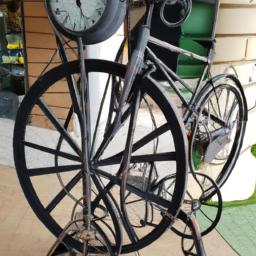
#> input picture test_data/ai_platform_testset/ai_generated/dalle2_007.jpg, 256 x 256 px; its folder holds only this picture in this run
$ python -i visible_watermark_detector.py   (imports and definitions only)
#> lines starting #> are read from the running program, lines starting #| are printed output that depends on the picture
# -*- coding: utf-8 -*-
"""
可见水印 OCR 检测模块
对图像四角进行多尺度裁剪 + EasyOCR 文字识别，判断是否包含 AI 平台水印/签名
检测到水印 → 直接判定为 AI 生成图片（短路）

依赖: easyocr, opencv-python, numpy
"""

import os
import cv2
import numpy as np
import re
from difflib import SequenceMatcher

# ── 全局 OCR 实例（懒加载，避免每次重新初始化） ──
_ocr_reader = None


def _get_ocr():
    """获取 EasyOCR Reader 实例（懒加载）"""
    global _ocr_reader
    if _ocr_reader is None:
        import easyocr
        _ocr_reader = easyocr.Reader(['ch_sim', 'en'], gpu=False)
    return _ocr_reader


def _imread_unicode(path):
    """
    支持 Unicode/中文路径的 imread
    OpenCV 的 cv2.imread 在 Windows 上不支持中文路径，需要用 imdecode 绕行
    """
    try:
        with open(path, 'rb') as f:
            raw = np.frombuffer(f.read(), dtype=np.uint8)
        img = cv2.imdecode(raw, cv2.IMREAD_COLOR)
#> img is the input picture: shape (256, 256, 3); mean B, G, R 111.1, 119.7, 123.3
        return img
    except Exception:
        return None


# ═══════════════════════════════════════════════════════════════
# AI 平台水印关键词库
# ═══════════════════════════════════════════════════════════════
KEYWORDS_BY_PLATFORM = {
    # 国内平台
    "豆包": ["doubao", "豆包", "字节跳动"],
    "即梦": ["即梦", "jimeng", "jimeng ai"],
    "通义千问/万相": ["通义千问", "通义万相", "通义", "tongyi", "qwen", "千问", "万相"],
    "文心一格": ["文心一格", "文心", "yige", "ernie-vilg", "文心一言"],
    "讯飞星火": ["讯飞星火", "星火", "spark"],
    "智谱清影/清言": ["智谱", "清影", "cogview", "清言", "chatglm", "zhipu"],
    "混元": ["混元", "hunyuan", "腾讯混元"],
    "可灵": ["可灵", "kling", "kuaishou"],
    "奇域": ["奇域", "qiyu"],
    "堆友": ["堆友"],
    "LiblibAI": ["liblib", "liblibai"],
    "吐司": ["吐司", "tusiart"],

    # 国外平台
    "DALL·E": ["dall·e", "dall-e", "dalle", "openai"],
    "Midjourney": ["midjourney", "mj"],
    "Stable Diffusion": ["stable diffusion", "stability ai"],
    "Bing Image Creator": ["bing image", "microsoft designer", "bing creator"],
    "Adobe Firefly": ["firefly", "adobe firefly"],
    "NovelAI": ["novelai", "novel ai"],
    "Ideogram": ["ideogram"],
    "Flux": ["flux", "flux.1", "flux pro"],
    "Leonardo": ["leonardo", "leonardo ai"],
    "SeaArt": ["seaart", "sea art"],
    "Playground": ["playground", "playground ai"],

    # 通用 AI 生成标识
    "AI通用标识": ["ai生成", "aigc", "ai generated", "generated by ai",
                   "created with ai", "ai image", "ai创作"],
}


def _normalize(text):
    """标准化文本：去空白、小写"""
    return re.sub(r'\s+', '', text).lower()


# [29 lines left out: function _fuzzy_match, not called in this run]


# AI 生成类关键词后缀 —— 用于确认碎片匹配确实来自水印
_AI_SUFFIX_WORDS = [
    '生成', '创作', '创造', '生图', '生文', '绘', '画', '制', '作',
    'ai', 'aigc', 'pro', 'create', 'generate', 'made',
    '成', '图', '像',  # OCR 碎片常见截断
]


# [63 lines left out: functions _has_ai_suffix, _match_keywords, not called in this run]


def _crop_four_corners(img_bgr, ratios=(0.10, 0.16, 0.24, 0.30)):
    """
    对图像四角进行多尺度裁剪

    参数:
        img_bgr: OpenCV BGR 图像（numpy 数组）
        ratios:  裁剪比例列表（相对于图像宽高的比例）

    返回:
        list[dict]: [{ 'corner': 'top_left'/'top_right'/'bottom_left'/'bottom_right',
                       'ratio': 0.15,
                       'region': numpy_array }]
    """
#> called with ratios = (0.1, 0.16, 0.24, 0.3)
    h, w = img_bgr.shape[:2]
#> h = 256; w = 256
    patches = []

    corners = {
        'top_left':     (0, 0, lambda cw, ch: (0, 0, cw, ch)),
        'top_right':    (1, 0, lambda cw, ch: (w - cw, 0, w, ch)),
        'bottom_left':  (0, 1, lambda cw, ch: (0, h - ch, cw, h)),
        'bottom_right': (1, 1, lambda cw, ch: (w - cw, h - ch, w, h)),
    }

    for corner_name, (_, _, get_roi) in corners.items():
        for ratio in ratios:
            cw = int(w * ratio)
            ch = int(h * ratio)
            x1, y1, x2, y2 = get_roi(cw, ch)
            region = img_bgr[y1:y2, x1:x2]
            patches.append({
                'corner': corner_name,
                'ratio': ratio,
                'region': region,
                'bbox': (x1, y1, x2, y2),
            })
#> after the loop, patches = 16 items

    return patches


def _preprocess_for_ocr(img_bgr):
    """
    OCR 预处理管线：
    灰度化 → CLAHE 对比度增强 → 轻度锐化

    EasyOCR 是基于深度学习的，需要自然图像输入，不能用二值化！
    返回: 增强后的灰度图（单通道 uint8）
    """
    # 灰度化
    gray = cv2.cvtColor(img_bgr, cv2.COLOR_BGR2GRAY)

    # CLAHE 对比度增强
    clahe = cv2.createCLAHE(clipLimit=2.0, tileGridSize=(8, 8))
    enhanced = clahe.apply(gray)

    return enhanced


def _preprocess_variants(img_bgr):
    """
    生成多个预处理变体，逐个尝试以提高 OCR 命中率

    返回: list of (name, image) 元组
    """
    gray = cv2.cvtColor(img_bgr, cv2.COLOR_BGR2GRAY)
    clahe = cv2.createCLAHE(clipLimit=2.0, tileGridSize=(8, 8))
    enhanced = clahe.apply(gray)

    variants = [
        ('原图BGR', img_bgr),
        ('灰度CLAHE', enhanced),
    ]

    # 反转灰度（白色文字在深色背景上 → 黑色文字白色背景）
    inverted = cv2.bitwise_not(gray)
    inverted_enhanced = clahe.apply(inverted)
    variants.append(('灰度反转+CLAHE', inverted_enhanced))

    # 2倍放大 + CLAHE（小文字更容易识别）
    h, w = img_bgr.shape[:2]
    if w < 300 or h < 300:
        upscaled = cv2.resize(img_bgr, (w * 2, h * 2), interpolation=cv2.INTER_CUBIC)
        variants.append(('2倍放大+CLAHE', _preprocess_for_ocr(upscaled)))

    return variants


def _ocr_extract_text(img_bgr):
    """
    对单张图像（或图像区域）执行 OCR，返回识别到的文字列表

    参数:
        img_bgr: OpenCV BGR 图像

    返回:
        list[str]: 识别到的所有文字行
    """
    reader = _get_ocr()
    try:
        results = reader.readtext(img_bgr)
        texts = [item[1] for item in results if item[2] > 0.2]  # item = (bbox, text, confidence)
        return texts
    except Exception:
        return []


# [114 lines left out: functions _detect_dalle2_squares, detect_visible_watermark_fast, not called in this run]


def detect_visible_watermark(image_path):
    """
    可见水印检测统一入口

    流程:
        1. 四角多尺度裁剪（10%/16%/24%/30% × 4角 = 16张子图）
        2. 每张子图多种预处理（原图BGR + 灰度CLAHE + 灰度反转CLAHE）
        3. EasyOCR 提取文字
        4. 关键词模糊匹配
        5. DALL·E 2 五色方块检测（兜底）

    参数:
        image_path: str 图像文件路径

    返回:
        dict: {
            'detected': bool,          # 是否检测到水印
            'source': str | None,      # 来源平台名称
            'confidence': float,        # 综合置信度 0~1
            'position': str | None,    # 水印位置（corner）
            'detected_text': str | None,  # 匹配到的原始文本
            'detail': str,             # 详细说明
            'all_matches': list,       # 所有匹配结果
            'method': str,             # 检测方法 (ocr / dalle2_color)
        }
    """
    img = _imread_unicode(image_path)
    if img is None:
        return {
            'detected': False,
            'source': None,
            'confidence': 0.0,
            'position': None,
            'detected_text': None,
            'detail': '无法读取图片文件（路径可能包含中文）',
            'all_matches': [],
            'all_texts': [],
            'method': 'ocr',
        }

    all_ocr_texts = []
    all_matches = []
    best_match = None
    best_confidence = 0.0

    # ── 1. 四角多尺度 OCR ──
    patches = _crop_four_corners(img)
#> patches = 16 items

    for patch in patches:
        # 对该角区域尝试多种预处理变体
        variants = _preprocess_variants(patch['region'])

        all_patch_texts = []
        for variant_name, variant_img in variants:
            texts = _ocr_extract_text(variant_img)
            if texts:
                all_patch_texts.extend(texts)

        if not all_patch_texts:
            continue

        # 去重
        seen = set()
        unique_texts = []
        for t in all_patch_texts:
            t_norm = _normalize(t)
            if t_norm not in seen and len(t.strip()) >= 2:
                seen.add(t_norm)
                unique_texts.append(t)
        all_patch_texts = unique_texts

        # 给每个结果标注位置信息
        for t in all_patch_texts:
            all_ocr_texts.append({
                'text': t,
                'corner': patch['corner'],
                'ratio': patch['ratio'],
            })

        # 关键词匹配
        matches = _match_keywords(all_patch_texts)
        for m in matches:
            m['corner'] = patch['corner']
            m['ratio'] = patch['ratio']
            all_matches.append(m)

            # 优先选择 text 更长的匹配（匹配更精准）
            # 碎片匹配置信度较低（OCR 可能误读）
            match_len = len(m['detected_text'])
            confidence = min(1.0, match_len / 20.0)  # 20 字符以上视为完全匹配
            if m.get('match_type') == 'fragment':
                confidence = confidence * 0.75  # 碎片匹配打折

            if confidence > best_confidence:
                best_confidence = confidence
                best_match = m
#> this loop made 1 pass
#> (h in _preprocess_variants, w in _preprocess_variants) on pass 1: (25, 25)
#> pass 1, in _preprocess_variants, `gray = cv2.cvtColor(img_bgr, cv2.COLOR_BGR2GRAY)`:
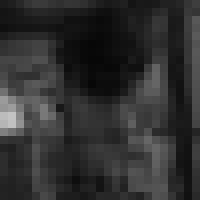
#> gray: shape (25, 25) (shown 8 times larger); min 7, max 195, mean 47.7
#> pass 1, in _preprocess_variants, `enhanced = clahe.apply(gray)`:
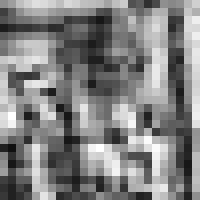
#> enhanced: shape (25, 25) (shown 8 times larger); min 16, max 255, mean 130.1
#> pass 1, in _preprocess_variants, `inverted = cv2.bitwise_not(gray)`:
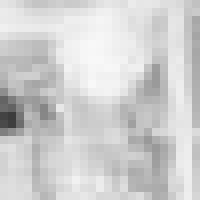
#> inverted: shape (25, 25) (shown 8 times larger); min 60, max 248, mean 207.3
#> pass 1, in _preprocess_variants, `inverted_enhanced = clahe.apply(inverted)`:
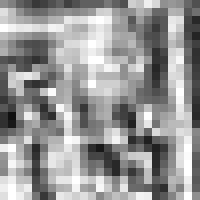
#> inverted_enhanced: shape (25, 25) (shown 8 times larger); min 16, max 255, mean 150.5
#> after the loop:
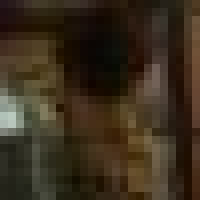
#> variant_img: shape (25, 25, 3) (shown 8 times larger); mean of channels 0, 1, 2 29.4, 45.9, 58.2; drawn as B, G, R
#> after the loop, all_matches = []; all_ocr_texts = []; best_confidence = 0

    # ── 2. DALL·E 2 五色方块检测 ──
    dalle2_result = _detect_dalle2_squares(img)

    if dalle2_result:
        all_matches.append({
            'platform': 'DALL·E 2',
            'keyword': 'color_squares',
            'detected_text': '五色方块签名',
            'corner': 'bottom_right',
            'ratio': 0.20,
        })
        if best_match is None or best_confidence < 0.7:
            best_match = {
                'platform': 'DALL·E 2',
                'keyword': 'color_squares',
                'detected_text': '五色方块签名',
                'corner': 'bottom_right',
                'ratio': 0.20,
            }
            best_confidence = 0.85

    # ── 3. 组装结果 ──
    if best_match:
        return {
            'detected': True,
            'source': best_match['platform'],
            'confidence': best_confidence,
            'position': best_match.get('corner', None),
            'detected_text': best_match['detected_text'],
            'detail': f"在图像{best_match.get('corner', '未知位置')}检测到「{best_match['platform']}」水印/签名",
            'all_matches': all_matches,
            'all_texts': [t['text'] for t in all_ocr_texts[:10]],  # 最多保留10条 OCR 结果
            'method': 'dalle2_color' if dalle2_result and best_match['keyword'] == 'color_squares' else 'ocr',
        }
    else:
        return {
            'detected': False,
            'source': None,
            'confidence': 0.0,
            'position': None,
            'detected_text': None,
            'detail': '未检测到已知 AI 平台水印',
            'all_matches': [],
            'all_texts': [t['text'] for t in all_ocr_texts[:10]],
            'method': 'ocr',
        }


# ── 便捷函数：纯内存检测（避免磁盘 IO）──
# [117 lines left out: function detect_visible_watermark_from_array, not called in this run]

#> (the run stopped early here; a loop or call above may not have finished)

$ run again, on test_data/ai_platform_testset/ai_generated/dalle2_041.jpg
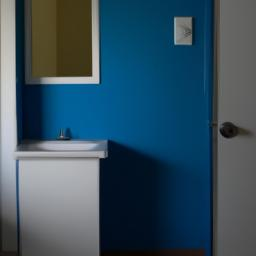
#> input picture test_data/ai_platform_testset/ai_generated/dalle2_041.jpg, 256 x 256 px
#> in _imread_unicode, img is the input picture: shape (256, 256, 3); mean B, G, R 95.5, 80.5, 54.6
#> after the loop in _crop_four_corners, `for corner_name, (_, _, get_roi) in corners.items():`: patches = 16 items
#> the loop in detect_visible_watermark, `for patch in patches:` made 1 pass
#> (h in _preprocess_variants, w in _preprocess_variants) on pass 1: (25, 25)
#> pass 1, in _preprocess_variants, `inverted_enhanced = clahe.apply(inverted)`:
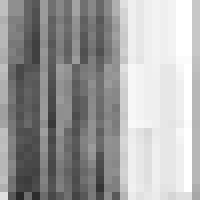
#> inverted_enhanced: shape (25, 25) (shown 8 times larger); min 40, max 255, mean 162.4
#> after the loop in detect_visible_watermark, `for patch in patches:`:
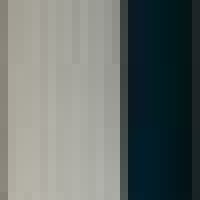
#> variant_img: shape (25, 25, 3) (shown 8 times larger); mean of channels 0, 1, 2 108.1, 111.2, 104.1; drawn as B, G, R
#> after the loop in detect_visible_watermark, `for patch in patches:`: all_matches = []; best_confidence = 0

$ run again, on test_data/ai_platform_testset/ai_generated/dalle2_075.jpg
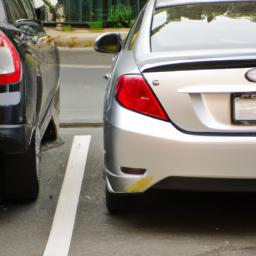
#> input picture test_data/ai_platform_testset/ai_generated/dalle2_075.jpg, 256 x 256 px
#> in _imread_unicode, img is the input picture: shape (256, 256, 3); mean B, G, R 115, 123.5, 131
#> after the loop in _crop_four_corners, `for corner_name, (_, _, get_roi) in corners.items():`: patches = 16 items
#> the loop in detect_visible_watermark, `for patch in patches:` made 1 pass
#> (h in _preprocess_variants, w in _preprocess_variants) on pass 1: (25, 25)
#> pass 1, in _preprocess_variants, `inverted_enhanced = clahe.apply(inverted)`:
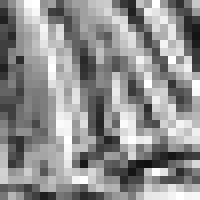
#> inverted_enhanced: shape (25, 25) (shown 8 times larger); min 16, max 255, mean 143.8
#> after the loop in detect_visible_watermark, `for patch in patches:`:
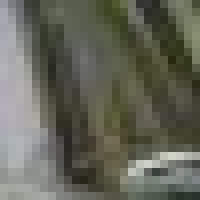
#> variant_img: shape (25, 25, 3) (shown 8 times larger); mean of channels 0, 1, 2 88.4, 101.2, 99.4; drawn as B, G, R
#> after the loop in detect_visible_watermark, `for patch in patches:`: all_matches = []; best_confidence = 0

$ run again, on test_data/ai_platform_testset/ai_generated/dalle2_109.jpg
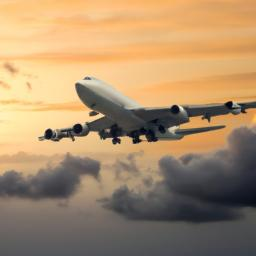
#> input picture test_data/ai_platform_testset/ai_generated/dalle2_109.jpg, 256 x 256 px
#> in _imread_unicode, img is the input picture: shape (256, 256, 3); mean B, G, R 107.4, 141.6, 169.9
#> after the loop in _crop_four_corners, `for corner_name, (_, _, get_roi) in corners.items():`: patches = 16 items
#> the loop in detect_visible_watermark, `for patch in patches:` made 1 pass
#> (h in _preprocess_variants, w in _preprocess_variants) on pass 1: (25, 25)
#> pass 1, in _preprocess_variants, `inverted_enhanced = clahe.apply(inverted)`:
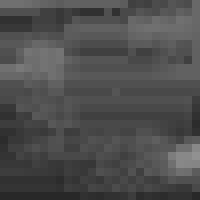
#> inverted_enhanced: shape (25, 25) (shown 8 times larger); min 40, max 145, mean 77.3
#> after the loop in detect_visible_watermark, `for patch in patches:`:
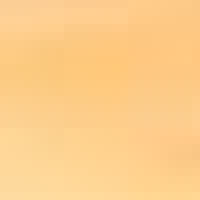
#> variant_img: shape (25, 25, 3) (shown 8 times larger); mean of channels 0, 1, 2 138.8, 205.9, 253.5; drawn as B, G, R
#> after the loop in detect_visible_watermark, `for patch in patches:`: all_matches = []; best_confidence = 0
